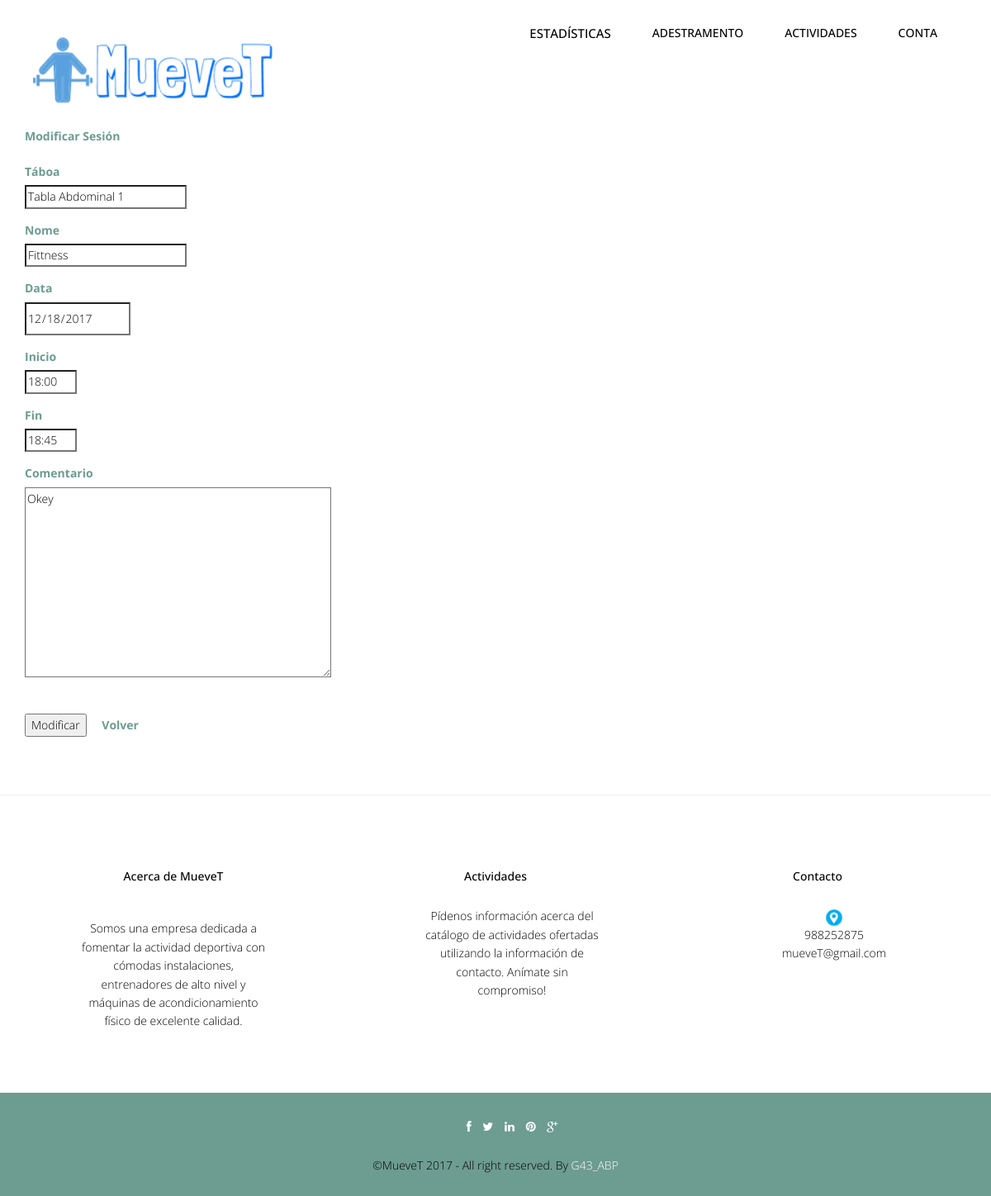
The page /abp/Controllers/SESION_Controller.php?idSesion=20&accion=Modificar (signed in) on the database as committed earlier.
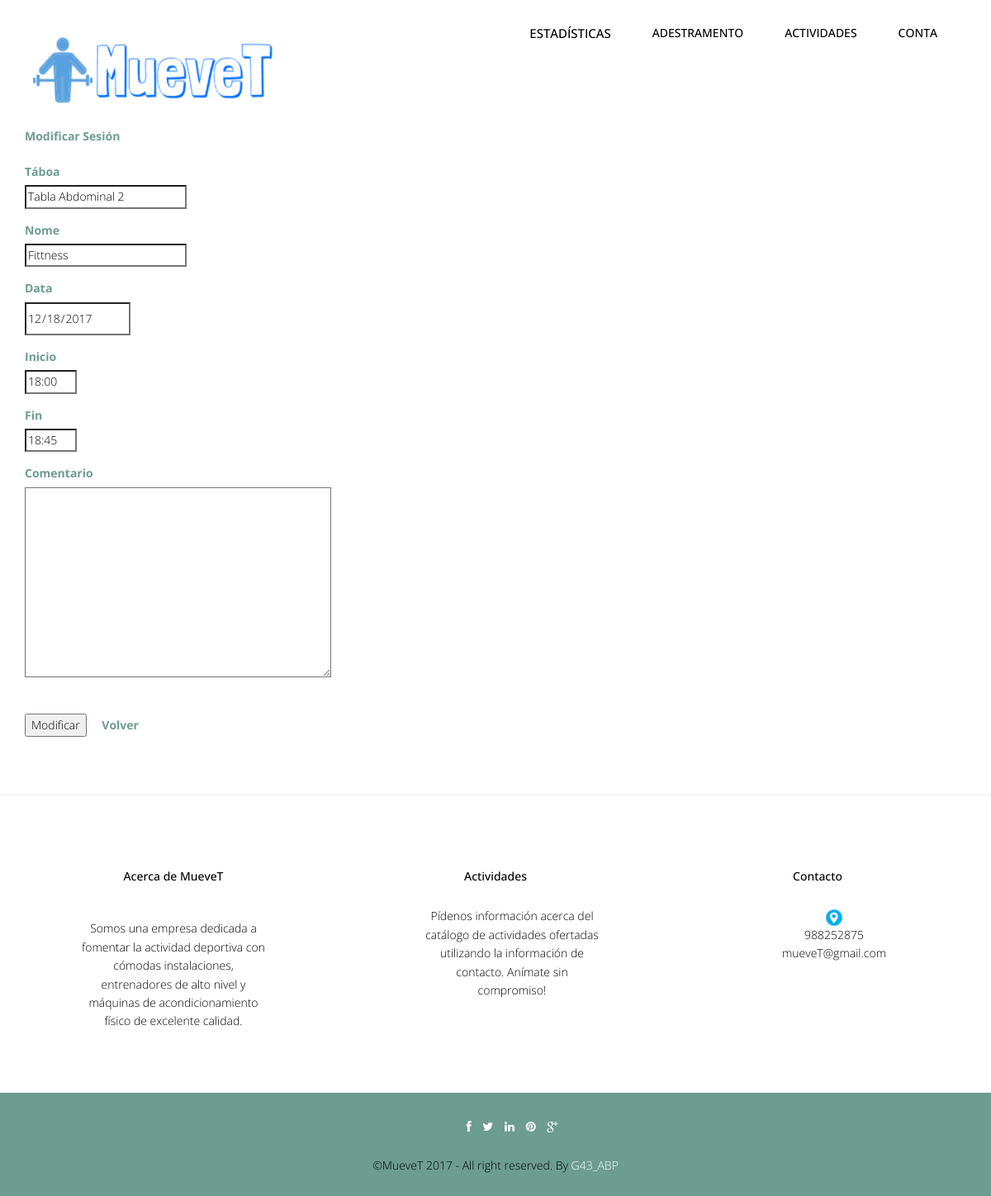
The same page on the database as committed later.
### tables this page shows
CREATE TABLE IF NOT EXISTS `sesion` (
  `idSesion` int(10) NOT NULL,
  `username` varchar(20) NOT NULL,
  `idTabla` int(10) NOT NULL,
  `fechaSesion` date NOT NULL,
  `horaInicio` varchar(5) NOT NULL,
  `horaFin` varchar(5) NOT NULL,
  `comentarioSesion` text,
  `idActividadIndividual` int(10) NOT NULL
);

CREATE TABLE IF NOT EXISTS `tabla` (
  `idTabla` int(10) NOT NULL,
  `nombreTabla` varchar(50) NOT NULL,
  `tipo` varchar(20) NOT NULL,
  `descripcionTabla` varchar(255) DEFAULT NULL
);

CREATE TABLE IF NOT EXISTS `actividadindividual` (
  `idActividadIndividual` int(10) NOT NULL,
  `nombreActividadIndividual` varchar(45) NOT NULL,
  `descripcionActividadIndividual` text,
  `idInstalacion` int(10) NOT NULL
);

### abp/Controllers/SESION_Controller.php (called while the page is built, shortened)
<?php
include '../Models/SESION_Model.php';
include '../Views/header.php';
Switch ($_REQUEST['accion']) {
    case $strings['Modificar']:
        if (!tienePermisos('SESION_Editar')) {
            new Mensaje('No tienes los permisos necesarios', '../Views/DEFAULT_Vista.php');
        } else {
            if (!isset($_REQUEST['comentarioSesion'])) {
                $sesion = new SESION_Model('', $_REQUEST['idSesion'], '', '', '', '', '', '');
                $datos = $sesion->RellenaDatos();
                new SESION_Editar($datos, '../Views/DEFAULT_Vista.php');
            } else {
                $sesion = new SESION_Model('', $_REQUEST['idSesion'], '', $_REQUEST['comentarioSesion'], '', '', '', '');
                $respuesta = $sesion->Modificar();
                new Mensaje($respuesta, 'SESION_Controller.php');
            }
        }
        break;
}
?>

### abp/Models/SESION_Model.php (called while the page is built, shortened)
<?php
include '../Functions/LibraryFunctions.php';
class SESION_Model {
    var $idSesion;
    var $mysqli;
    function __construct($userName, $idSesion, $idTabla, $comentarioSesion, $idActividadIndividual, $fecha, $horaInicio, $horaFin) {
        $this->idSesion = $idSesion;
    }
    function ConectarBD() {
        $this->mysqli = new mysqli("localhost", "root", "", "muevet");
    }
    function RellenaDatos() {
        $sql = "SELECT idSesion, nombreTabla, nombreActividadIndividual, fechaSesion, horaInicio, horaFin, comentarioSesion FROM Sesion, actividadindividual, tabla WHERE Sesion.idTabla=Tabla.idTabla AND Sesion.idActividadIndividual = actividadindividual.idActividadIndividual AND idSesion = '". $this->idSesion."'";
        if (!($resultado = $this->mysqli->query($sql))) {
            return 'Error en la consulta sobre la base de datos.';
        } else {
            $result = $resultado->fetch_array();
            return $result;
        }
    }
}
?>

### abp/Views/SESSION_EDIT_Vista.php (the view, shortened to what this page needs)
<?php
class SESION_Editar {
    private $datos;
    private $volver;
    function __construct($datos, $volver) {
        $this->datos = $datos;
        $this->volver = $volver;
        $this->render();
    }
    function render() {
        ?>
        <div class="container" >
            <form  id="form" name="form" action='SESION_Controller.php?'  method='post'   enctype="multipart/form-data">
                <div class="form-group" >
                    <label class="control-label" ><?php echo $strings['Modificar sesion']; ?></label><br>
                </div>
                <div class="form-group">
                    <label class="control-label" ><?php echo $strings['nombreTabla']; ?></label><br>
                    <input class="form" id="nombreTabla" name="nombreTabla" size="25" type="text" required="true" readonly="true" value="<?php echo $this->datos['nombreTabla']; ?>">
                </div>
                <div class="form-group">
                    <label class="control-label" ><?php echo $strings['nombreActividadIndividual']; ?></label><br>
                    <input class="form" id="nombreActividadIndividual" name="nombreActividadIndividual" size="25" type="text" required="true" readonly='true' value="<?php echo $this->datos['nombreActividadIndividual']; ?>"/>
                </div>
                <div class="form-group">
                    <label class="control-label" ><?php echo $strings['fechaSesion']; ?></label><br>
                    <input class="form" id="fechaSesion" name="fechaSesion" size="10" type="date" readonly="true" value="<?php echo $this->datos['fechaSesion']; ?>"/>
                </div>
                <div class="form-group">
                    <label class="control-label" ><?php echo $strings['horaInicio']; ?></label><br>
                    <input class="form" id="horaInicio" name="horaInicio" size="6" type="text" required="true" readonly="true" value="<?php echo $this->datos['horaInicio']; ?>">
                </div>
                <div class="form-group">
                    <label class="control-label" ><?php echo $strings['horaFin']; ?></label><br>
                    <input class="form" id="horaFin" name="horaFin" size="6" type="text" required="true" readonly="true" value="<?php echo $this->datos['horaFin']; ?>">
                </div>
                <div class="form-group">
                    <label class="control-label" ><?php echo $strings['comentarioSesion']; ?></label><br>
                    <textarea rows="10" cols="50" name="comentarioSesion" ><?php echo $this->datos['comentarioSesion']; ?></textarea>
                </div>
                <br>
                <input type = 'submit' name = 'accion' value = '<?php echo $strings['Modificar'] ?>' >
                <a class="form-link" href='<?php echo $this->volver ?> '><?php echo $strings['Volver']; ?> </a>
            </form>
        </div>
        <?php
        include '../Views/footer.php';
    }
}

### abp/Views/header.php (shortened to what this page needs)
<!DOCTYPE html>
<html lang="en">
    <head>
        <link href="../css/bootstrap.min.css" rel="stylesheet">
        <link href="../css/responsive-slider.css" rel="stylesheet">
        <link rel="stylesheet" href="../css/animate.css">
        <link rel="stylesheet" href="../css/font-awesome.min.css">
        <link href="../css/style.css" rel="stylesheet">
    </head>
    <body>
        <header>
            <div class="container">
                <div class="row">
                    <nav class="navbar navbar-default" role="navigation">
                        <div class="container-fluid">
                            <div class="navbar-header">
                                <div class="navbar-brand">
                                    <br><a href="../index.php"><img src="../img/logo.png" width="290" height="80"></a>
                                </div>
                            </div>
                            <div class="menu">
                                <ul class="nav nav-tabs" role="tablist">
                                    <?php
                                    showNavbar();
                                    ?>
                                </ul>
                            </div>
                        </div>
                    </nav>
                </div>
            </div>
        </header>

### abp/Functions/LibraryFunctions.php (shortened to what this page needs)
<?php
function ConsultarTipoUsuarioLogin() {
    $mysqli = new mysqli("localhost", "root", "", "muevet");
    $sql = "SELECT tipoUsuario FROM USUARIO WHERE USUARIO.userName='" . $_SESSION['login'] . "'";
    $result = $mysqli->query($sql)->fetch_array();
    return $result['tipoUsuario'];
}
function añadirFuncionalidades($NOM) {
    $mysqli = new mysqli("localhost", "root", "", "muevet");
    $rol = "SELECT tipoUsuario FROM USUARIO  WHERE userName='" . $NOM['login'] . "'";
    $sql = "SELECT DISTINCT categoriaFuncionalidad FROM FUNCIONALIDAD, FUNCIONALIDAD_ROL WHERE FUNCIONALIDAD_ROL.idFuncionalidad = FUNCIONALIDAD.idFuncionalidad AND FUNCIONALIDAD_ROL.idRol=(" . $rol . ")";
    if (!($resultado = $mysqli->query($sql))) {
        echo 'Error en la consulta sobre la base de datos';
    } else {
        while ($fila = $resultado->fetch_array()) {
            $funcionalidad = $fila['categoriaFuncionalidad'];
            switch ($funcionalidad) {
                case "Gestion Entrenadores":
                    if (ConsultarTipoUsuarioLogin() == 1) {
                        ?>
                        <li class="nav-item dropdown">
                            <a class="nav-link dropdown-toggle" href="" id="navbarDropdownMenuLink" data-toggle="dropdown" aria-haspopup="true" aria-expanded="false" ><?php echo $strings['Gestión de Usuarios'] ?> </a>
                            <div class="dropdown-menu" aria-labelledby="navbarDropdownMenuLink">
                                    <a class = "dropdown-item" href = "../Controllers/ENTRENADOR_Controller.php?user=entrenador"><?php echo $strings['Gestión de Entrenadores']; ?></a><br>
                                    <a class="dropdown-item" href="../Controllers/DEPORTISTA_Controller.php?user=deportista"><?php echo $strings['Gestión de Deportistas']; ?></a><br>
                                    <a class="dropdown-item" href="../Controllers/USUARIO_Controller.php"><?php echo $strings['Gestión de Usuarios']; ?></a><br>
                            </div>
                        </li>
                        <?php
                    } else if (ConsultarTipoUsuarioLogin() == 2) { ?>
                        <li><a style="font-size:15px;" href='../Controllers/DEPORTISTA_Controller.php?user=deportista'><?php echo $strings['Gestión de Deportistas']; ?></a></li> <?php
                    }
                    break;
                case "Gestion Actividad Grupal":
                    ?>
                    <li class="nav-item dropdown">
                        <a class="nav-link dropdown-toggle" href="" id="navbarDropdownMenuLink" data-toggle="dropdown" aria-haspopup="true" aria-expanded="false"><?php echo $strings['Gestión de Actividades'] ?> </a>
                    </li>
                    <?php
                    break;
                case "Gestion Instalacion":
                    if (ConsultarTipoUsuarioLogin() == 1) {
                        ?>
                        <li><a style="font-size:15px;" href='../Controllers/INSTALACION_Controller.php'><?php echo $strings['Gestión de Instalaciones']; ?></a></li> <?php
                    }
                    break;
                case "Gestion Ejercicios":
                    ?>
                    <li class="nav-item dropdown">
                        <a class="nav-link dropdown-toggle" href="" id="navbarDropdownMenuLink" data-toggle="dropdown" aria-haspopup="true" aria-expanded="false" ><?php echo $strings['Entrenamiento'] ?> </a>
                    </li>
                    <?php
                    break;
                     case "Gestion Estadisticas":
                    if (ConsultarTipoUsuarioLogin() == 3) {
                        ?>
                        <li><a style="font-size:15px;" href='../Controllers/ESTADISTICAS_Controller.php?userName=<?php echo $_SESSION['login']?>'> <?php echo $strings['Gestión de Estadisticas']; ?></a></li> <?php
                    }
                    break;
                    ?><li><a style="font-size:15px;" href="../Controllers/INSCRIPCION_Controller.php?act=grupal"><?php echo $strings['Gestión de Inscripciones']; ?></a></li> <?php
                default:
                    break;
            }
        }
    }
}
function showNavbar() {
    if (!isset($_SESSION)) {
        echo '<br><br><li role="presentation" class="active"><a href="../Functions/Conectar.php" class="m1">Iniciar Sesion</a></li>';
    } else {
        añadirFuncionalidades($_SESSION);
        ?>
        <li class="nav-item dropdown">
            <a class="nav-link dropdown-toggle" href="" id="navbarDropdownMenuLink" data-toggle="dropdown" aria-haspopup="true" aria-expanded="false">
        <?php echo $strings['Cuenta'] ?>
            </a>
        </li>
        <?php
    }
}
?>

### abp/Views/footer.php (shortened to what this page needs)
<hr>
	<footer>
		<div class="container">
			<div class="row">
				<div class="col-lg-4">
					<div class="widget">
						<h5 class="widgetheading">Acerca de MueveT</h5>
						<p>Somos una empresa dedicada a fomentar la actividad deportiva con cómodas instalaciones, entrenadores de alto nivel y máquinas de acondicionamiento físico de excelente calidad.</p>
					</div>
				</div>
				<div class="col-lg-4">
					<div class="widget">
						<h5 class="widgetheading">Actividades</h5>
						<ul class="link-list">
							<li><a href="#">Pídenos información acerca del catálogo de actividades ofertadas utilizando la información de contacto. Anímate sin compromiso!</a></li>
						</ul>
					</div>
				</div>
				<div class="col-lg-4">
					<div class="widget">
						<h5 class="widgetheading">Contacto</h5>
						<ul class="link-list">
                                                    <li><a target="_blank" href="https://www.google.es/maps/place/ESEI+-+Escola+Superior+de+Enxe%C3%B1er%C3%ADa+Inform%C3%A1tica/@42.3449233,-7.8554787,15z/data=!4m2!3m1!1s0x0:0xbb2380c0a6827554?sa=X&ved=0ahUKEwiKoO6ZjtLXAhUGXBQKHfQGBFYQ_BIIjQEwCw"><img src="../img/gps.png" width="20px" height="20px"></a></li>
							<li><a href="#">988252875</a></li>
							<li><a href="#">mueveT@gmail.com</a></li>
						</ul>
					</div>
				</div>
			</div>
		</div>
		<div class="sub-footer">
			<div class="container">
				<div class="row">
					<div class="col-lg-12">
						<ul class="social-network">
							<li><a href="#" data-placement="top" title="Facebook"><i class="fa fa-facebook fa-1x"></i></a></li>
							<li><a href="#" data-placement="top" title="Twitter"><i class="fa fa-twitter fa-1x"></i></a></li>
							<li><a href="#" data-placement="top" title="Linkedin"><i class="fa fa-linkedin fa-1x"></i></a></li>
							<li><a href="#" data-placement="top" title="Pinterest"><i class="fa fa-pinterest fa-1x"></i></a></li>
							<li><a href="#" data-placement="top" title="Google plus"><i class="fa fa-google-plus fa-1x"></i></a></li>
						</ul>
					</div>
					<div class="col-lg-12">
						<div class="copyright">
							<p>
								<span>&copy;MueveT 2017 - All right reserved. By </span><a href="" target="_blank">G43_ABP</a>
							</p>
						</div>
					</div>
				</div>
			</div>
		</div>
	</footer>
  </body>
</html>

### abp/css/style.css (style rules this page uses)
body { font-family:'Open Sans', Arial, sans-serif; font-size:14px; font-weight:300; line-height:1.6em; color:#000; background-color:#fff; }
hi,h2,h3,h4,h5,h6 { color:#000; line-height:1.1em; }
p { color:#000; }
.navbar-default { margin-top:-10px; background-color: #fff; border-radius:0; border:0; }
.container-fluid > .navbar-header { margin-right: 30px; margin-left: 10px; margin-top:20px; border-radius:0; }
.navbar-brand { float: left; height: 30px; padding: 15px 15px; font-size: 18px; line-height: 20px; }
.menu { font-size:14px; float:right; text-transform:uppercase; font-weight:500; }
.menu ul.nav-tabs li { color:#000; }
.nav-tabs { border-bottom: 0; }
.nav-tabs > li { float: left; margin-bottom: 0; }
.nav-tabs > li > a { margin-bottom:20px; margin-right: 20px; line-height: 1.42857143; border-bottom: 3px solid transparent; border-radius:0; color:#000; border-top:0; border-right:0; border-left:0; }
.blog h3,p { color:#000; padding:15px; }
form { margin-top:50px; margin-bottom:50px; }
label { color:#6D9C91; font-size:14px; }
.widget { margin-top:10px; padding:50px; text-align:center; }
.widget p,ul { margin-top:30px; }
.link-list ul,li,a { color:#000; list-style:none; }
.copyright { text-align:center; }
.copyright a { color:#fff; }
.sub-footer { background-color: #6D9C91; }
ul.social-network { list-style:none; margin-top:30px; text-align:center; }
ul.social-network li { display:inline; margin: 0 5px; color:#fff; }
ul.social-network li a { color:#fff; }
.form-link { font-weight:bold; color: #6D9C91 !important; margin-left: 15px; }

### abp/css/overwrite.css (style rules this page uses)
select, textarea, input[type="text"], input[type="password"], input[type="datetime"], input[type="datetime-local"], input[type="date"], input[type="month"], input[type="time"], input[type="week"], input[type="number"], input[type="email"], input[type="url"], input[type="search"], input[type="tel"], input[type="color"], .uneditable-input { -webkit-border-radius: 0; -moz-border-radius: 0; border-radius: 0; }

Rows that differ between the two databases and show on the page:
changed sesion "Fittness": nombreTabla "Tabla Abdominal 1" → "Tabla Abdominal 2"; comentarioSesion "Okey" → (not shown)
